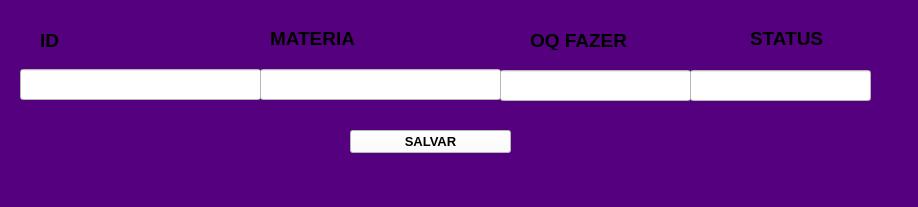
<?xml version="1.0" encoding="UTF-8"?>
<ui version="4.0">
 <class>MainWindow</class>
 <widget class="QMainWindow" name="MainWindow">
  <property name="geometry">
   <rect>
    <x>0</x>
    <y>0</y>
    <width>918</width>
    <height>207</height>
   </rect>
  </property>
  <property name="font">
   <font>
    <weight>75</weight>
    <bold>true</bold>
   </font>
  </property>
  <property name="windowTitle">
   <string>MainWindow</string>
  </property>
  <property name="styleSheet">
   <string notr="true">background-color: rgb(85, 0, 127);</string>
  </property>
  <widget class="QWidget" name="centralwidget">
   <widget class="QLabel" name="label_2">
    <property name="geometry">
     <rect>
      <x>270</x>
      <y>30</y>
      <width>91</width>
      <height>16</height>
     </rect>
    </property>
    <property name="font">
     <font>
      <pointsize>14</pointsize>
      <weight>75</weight>
      <bold>true</bold>
     </font>
    </property>
    <property name="text">
     <string>MATERIA</string>
    </property>
   </widget>
   <widget class="QLabel" name="label">
    <property name="geometry">
     <rect>
      <x>40</x>
      <y>30</y>
      <width>47</width>
      <height>21</height>
     </rect>
    </property>
    <property name="font">
     <font>
      <pointsize>14</pointsize>
      <weight>75</weight>
      <bold>true</bold>
     </font>
    </property>
    <property name="text">
     <string>ID</string>
    </property>
   </widget>
   <widget class="QLabel" name="label_3">
    <property name="geometry">
     <rect>
      <x>530</x>
      <y>30</y>
      <width>111</width>
      <height>20</height>
     </rect>
    </property>
    <property name="font">
     <font>
      <pointsize>14</pointsize>
      <weight>75</weight>
      <bold>true</bold>
     </font>
    </property>
    <property name="text">
     <string>OQ FAZER</string>
    </property>
   </widget>
   <widget class="QLineEdit" name="lineEdit">
    <property name="geometry">
     <rect>
      <x>20</x>
      <y>69</y>
      <width>241</width>
      <height>31</height>
     </rect>
    </property>
    <property name="styleSheet">
     <string notr="true">background-color: rgb(255, 255, 255);</string>
    </property>
   </widget>
   <widget class="QLineEdit" name="lineEdit_2">
    <property name="geometry">
     <rect>
      <x>260</x>
      <y>69</y>
      <width>241</width>
      <height>31</height>
     </rect>
    </property>
    <property name="styleSheet">
     <string notr="true">background-color: rgb(255, 255, 255);</string>
    </property>
   </widget>
   <widget class="QLineEdit" name="lineEdit_3">
    <property name="geometry">
     <rect>
      <x>500</x>
      <y>70</y>
      <width>191</width>
      <height>31</height>
     </rect>
    </property>
    <property name="styleSheet">
     <string notr="true">background-color: rgb(255, 255, 255);</string>
    </property>
   </widget>
   <widget class="QPushButton" name="pushButton">
    <property name="geometry">
     <rect>
      <x>350</x>
      <y>130</y>
      <width>161</width>
      <height>23</height>
     </rect>
    </property>
    <property name="font">
     <font>
      <pointsize>10</pointsize>
      <weight>75</weight>
      <bold>true</bold>
     </font>
    </property>
    <property name="styleSheet">
     <string notr="true">background-color: rgb(255, 255, 255);</string>
    </property>
    <property name="text">
     <string>SALVAR</string>
    </property>
   </widget>
   <widget class="QLabel" name="label_4">
    <property name="geometry">
     <rect>
      <x>750</x>
      <y>30</y>
      <width>111</width>
      <height>16</height>
     </rect>
    </property>
    <property name="font">
     <font>
      <pointsize>14</pointsize>
      <weight>75</weight>
      <bold>true</bold>
     </font>
    </property>
    <property name="text">
     <string>STATUS</string>
    </property>
   </widget>
   <widget class="QLineEdit" name="lineEdit_4">
    <property name="geometry">
     <rect>
      <x>690</x>
      <y>70</y>
      <width>181</width>
      <height>31</height>
     </rect>
    </property>
    <property name="styleSheet">
     <string notr="true">background-color: rgb(255, 255, 255);</string>
    </property>
   </widget>
  </widget>
  <widget class="QMenuBar" name="menubar">
   <property name="geometry">
    <rect>
     <x>0</x>
     <y>0</y>
     <width>918</width>
     <height>21</height>
    </rect>
   </property>
  </widget>
  <widget class="QStatusBar" name="statusbar"/>
 </widget>
 <resources/>
 <connections/>
</ui>
